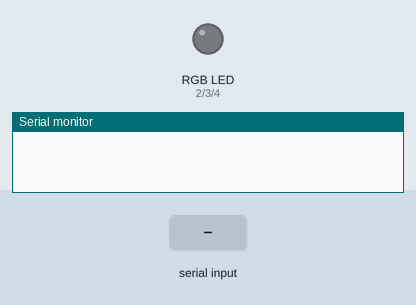
This sketch was run on a simulated Arduino Mega 2560, built with avr-gcc and run on an emulated ATmega2560. Parts: an RGB LED mixed from three pins (HIGH = lit), the last lines printed to the serial monitor. The test bench sets the inputs (shaded band).

Above: at 1.2 s.
1.3 s: "90,45\n" received over the second serial link
At 3.5 s:
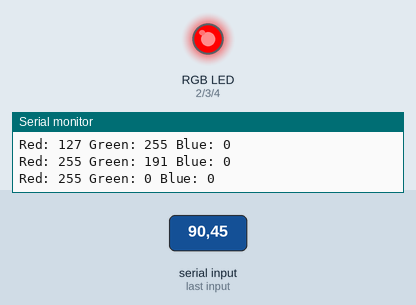
3.8 s: "30,150\n" received over the second serial link
At 4.6 s:
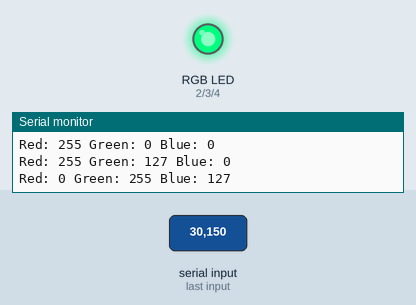
6.3 s: "1\n" received over the second serial link
At 7.1 s:
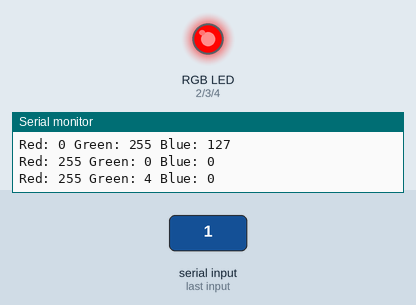
8.8 s: "200\n" received over the second serial link
At 9.6 s:
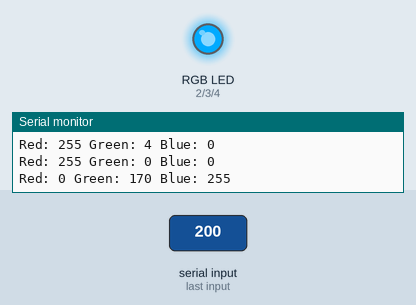
11.3 s: "90\n" received over the second serial link
At 12.1 s:
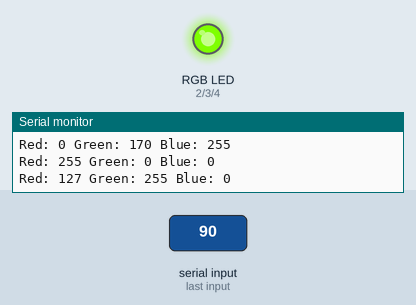
Timing chart, 0 to 14.3 s (numbered marks = the images above; inputs shaded):
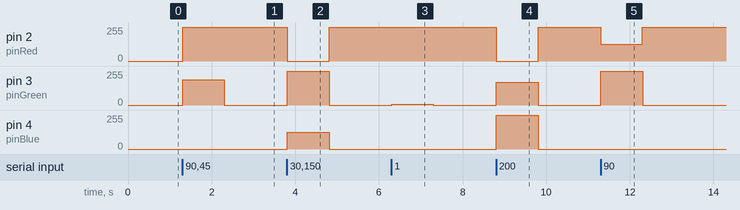

Measured:
- after the input at 1.3 s, pin 2 (pinRed): 0/255 → 255/255 at once; pin 3 (pinGreen): 0/255 → 191/255 at once, → 0/255 1.0 s later
- after the input at 3.8 s, pin 2 (pinRed): 255/255 → 0/255 at once, → 255/255 1.0 s later; pin 3 (pinGreen): 0/255 → 255/255 at once, → 0/255 1.0 s later; pin 4 (pinBlue): 0/255 → 127/255 at once, → 0/255 1.0 s later
- after the input at 6.3 s, pin 3 (pinGreen): 0/255 → 4/255 at once, → 0/255 1.0 s later
- after the input at 8.8 s, pin 2 (pinRed): 255/255 → 0/255 at once, → 255/255 1.0 s later; pin 3 (pinGreen): 0/255 → 170/255 at once, → 0/255 1.0 s later; pin 4 (pinBlue): 0/255 → 255/255 at once, → 0/255 1.0 s later
- after the input at 11.3 s, pin 2 (pinRed): 255/255 → 127/255 at once, → 255/255 1.0 s later; pin 3 (pinGreen): 0/255 → 255/255 at once, → 0/255 1.0 s later

The sketch:

arduino_mkr1000_code_.ino
```cpp
/*
Upload this code to the Arduino MKR1000, and connect everything according to the connection diagram (after uploading the code to the XMC2Go)
*/

float deg;
int pinRed = 2;
int pinGreen = 3;
int pinBlue = 4;

void setup() {
  Serial.begin(9600);
  Serial1.begin(9600);

  pinMode(pinRed, OUTPUT);
  pinMode(pinGreen, OUTPUT);
  pinMode(pinBlue, OUTPUT);
}

void loop() {
  if (Serial1.available() > 0) {
    deg = Serial1.parseFloat();
    setLedColorHSV(deg, 1, 1);
  }
}

void setLedColorHSV(int h, double s, double v) {
  //this is the algorithm to convert from RGB to HSV
  double r = 0;
  double g = 0;
  double b = 0;

  double hf = h / 60.0;

  int i = (int)floor(h / 60.0);
  double f = h / 60.0 - i;
  double pv = v * (1 - s);
  double qv = v * (1 - s * f);
  double tv = v * (1 - s * (1 - f));

  switch (i) {
    case 0:
      r = v;
      g = tv;
      b = pv;
      break;
    case 1:
      r = qv;
      g = v;
      b = pv;
      break;
    case 2:
      r = pv;
      g = v;
      b = tv;
      break;
    case 3:
      r = pv;
      g = qv;
      b = v;
      break;
    case 4:
      r = tv;
      g = pv;
      b = v;
      break;
    case 5:
      r = v;
      g = pv;
      b = qv;
      break;
  }

  //set each component to a integer value between 0 and 255
  int red = constrain((int)255 * r, 0, 255);
  int green = constrain((int)255 * g, 0, 255);
  int blue = constrain((int)255 * b, 0, 255);

  Serial.print("Red: ");    Serial.print(red);
  Serial.print(" Green: "); Serial.print(green);
  Serial.print(" Blue: ");   Serial.print(blue);
  Serial.println();

  analogWrite(pinRed, red);
  analogWrite(pinGreen, green);
  analogWrite(pinBlue, blue);
}
```
